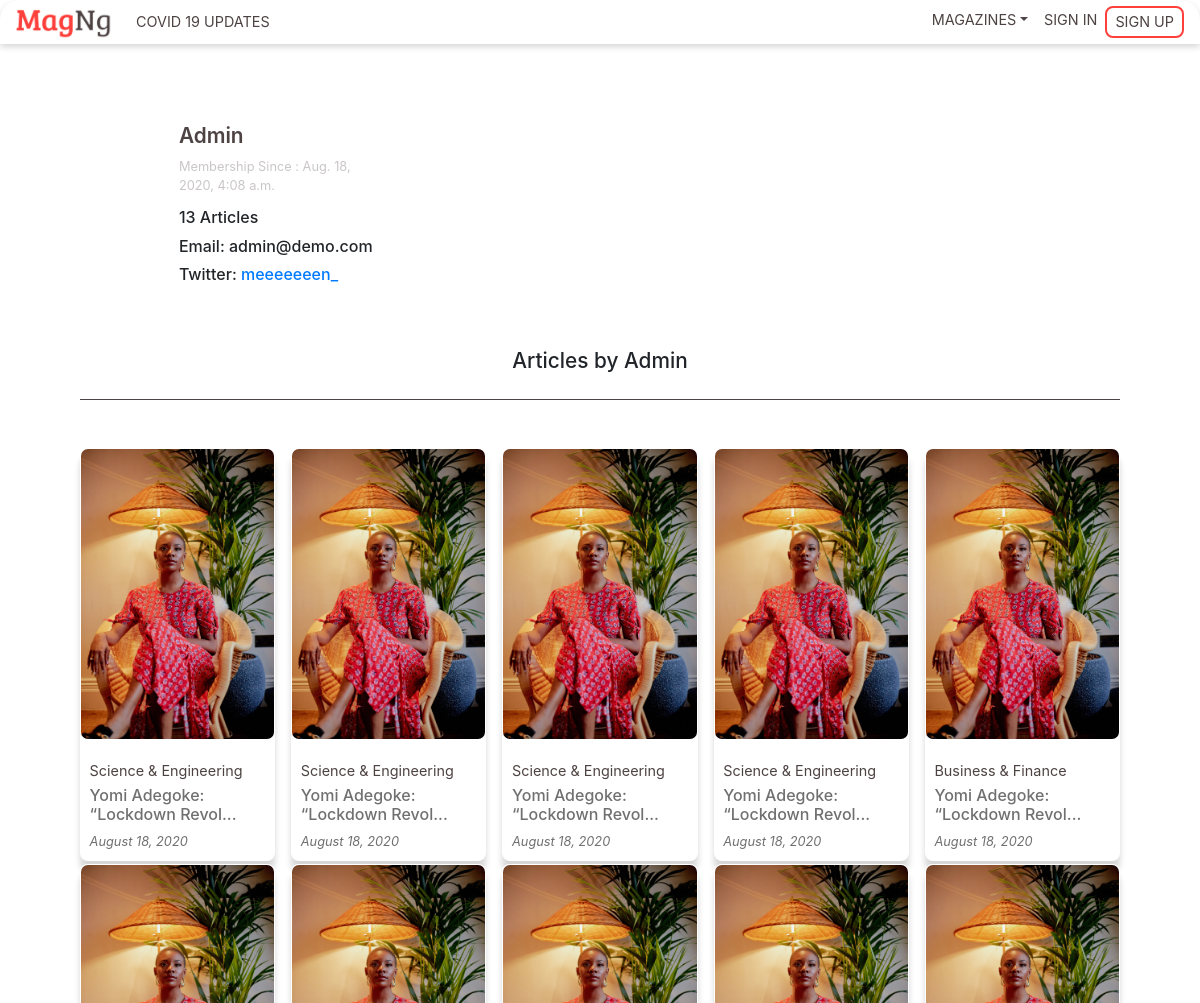
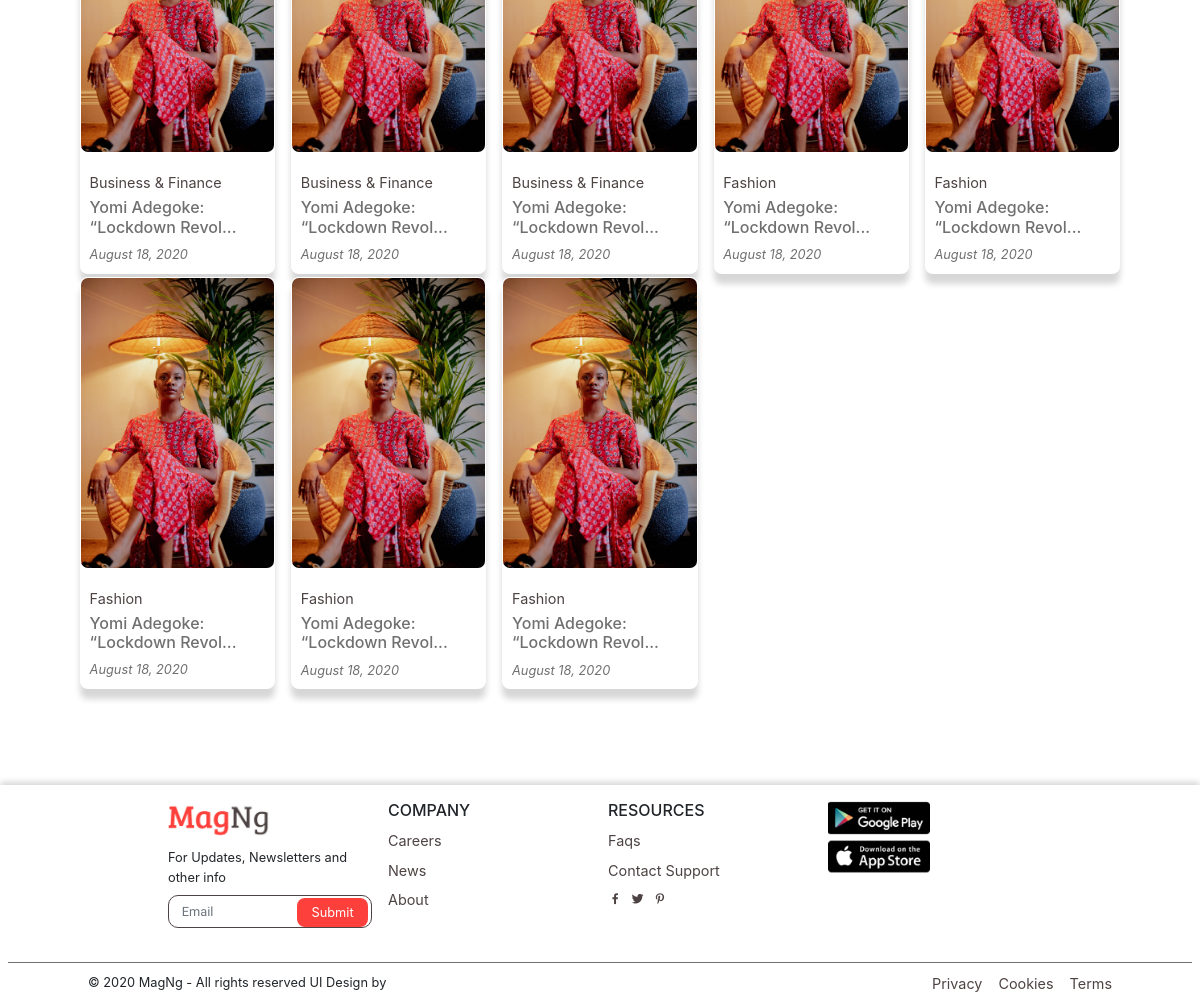
Screenshot of /user/profile/1/ with the database file from the repository (2 pictures, top to bottom).
### users/models.py (models this page shows, shortened)
class CustomUser(AbstractBaseUser, PermissionsMixin):
    email = models.EmailField(_('email address'), unique=True)
    username = models.CharField(_('username'), max_length=20, unique=True)
    slug = models.SlugField(default='slug')
    is_staff = models.BooleanField(_('staff'),default=False)
    is_active = models.BooleanField(_('active'),default=True)
    date_joined = models.DateTimeField(_('date joined'), auto_now_add=True)
    last_login = models.DateTimeField(_('last login'), auto_now=True)
    avatar = models.ImageField(upload_to='avatars', default='default.jpg', blank=True, null=True)
    bio = models.TextField(_('Bio'), blank=True, null=True)
    social_handle = models.CharField(_('Twitter/Instagram handle'), max_length=15, blank=True, null=True)
    USERNAME_FIELD = 'email'
    REQUIRED_FIELDS = ['username']
    objects = CustomUserManager()

### articles/models.py (models this page shows, shortened)
class ArticleModel(models.Model):
    title = models.CharField(max_length=255)
    cover_image = models.ImageField(blank=True, null=True, upload_to='images/')
    description = models.TextField(blank=True, null=True)
    author = models.ForeignKey(User, default=1, on_delete=models.CASCADE)
    date_posted = models.DateTimeField(default=timezone.now)
    publish = models.BooleanField(default=False)
    categories = models.CharField(max_length=50, choices=categories_choices, default='fashion')
    objects = models.Manager()

### users/views.py (the view, shortened to what this page needs)
# urls.py: path('profile/<int:pk>/', views.Profile.as_view(), name='profile'),
class Profile(DetailView):
    model = User
    template_name = 'users/profile.html'
    context_object_name = 'object'
    slug_field = 'slug'
    slug_url_kwarg = 'user'
    query_pk_and_slug = True
    def get_object(self, **kwargs):
        return User.objects.get(pk=self.kwargs['pk'])
    def get_context_data(self, **kwargs):
        context = super().get_context_data(**kwargs)
        context['count'] = ArticleModel.objects.filter(publish=True, author=self.get_object()).count()
        context['articles'] = ArticleModel.objects.filter(publish=True, author=self.get_object()).order_by('-date_posted')
        context['title'] = 'Profile'
        return context

### articles/templatetags/custom_filter_tags.py (called while the page is built)
@register.filter
def shrink(value):
    if len(value) < 30:
        return value
    return value[:29]

### users/templates/users/profile.html (shortened to what this page needs)
{% extends "articles/base.html" %}
{% load crispy_forms_tags %}
{% load custom_filter_tags %}
{% load static %}
{% block content %}
    <div class="user_profile d-flex justify-content-between">
        <div class="d-flex profile_card-right">
            <div class="profile_img_cover">
            </div>
            <div class="ml-lg-4 ml-md-3 ml-sm-2 ml-1">
                <h6 class="profile_name">{{ object.username }}</h6>
                <p class="membership">Membership Since : <span>{{ object.date_joined }}</span></p>
                <p class="profile_details">{{ count }} Articles</p>
                <p class="profile_details">Email: {{ object.email }}</p>
                {% if object.social_handle %}
                <p class="profile_details">Twitter: <a href="https://twitter.com/{{ object.social_handle }}" target="_blank">{{ object.social_handle }}</a></p>
                {% endif %}
            </div>
        </div>
    </div>
    <div class="page_title_container">
        {% if user == object %}
        <h3 class="page_title text-center">YOUR ARTICLES</h3>
        {% else %}
        <h3 class="page_title text-center">Articles by {{ object.username }}</h3>
        {% endif %}
    </div>
    <section id="top_magazine">
        <div class="magazine_grid">
            {% for article in articles %}
             <a href="{% url 'articles:detail' article.id %}">
            <div class="magazine_card">
                <div class="magazine_img_cover">
                    {% if article.cover_image %}
                    <img src="{{ article.cover_image.url }}" alt="">
                    {% endif %}
                </div>
                <div class="magazine_card_content">
                    <span class="magazine_title">{{ article.categories }}</span>
                    <h6>{{ article.title|shrink }}...</h6>
                    <p class="time">{{ article.date_posted|date:"F d, Y" }}</p>
                </div>
            </div>
                </a>
            {% endfor %}
        </div>
    </section>
{% endblock content %}

### articles/static/articles/css/landing.css (style rules this page uses)
* { margin: 0; padding: 0; box-sizing: border-box; font-family: var(--main-font); }
img { width: 100%; height: auto; }
html { scroll-behavior: smooth; }
#top_magazine, #second_magazine, #third_magazine, #fourth_magazine, #fifth_magazine { padding: 1rem 5rem; }
#top_magazine a , #second_magazine a, #third_magazine a, #fourth_magazine a, #fifth_magazine a { color: var(--light-gray); font-size: 1.5rem; transition: all 0.6s; }
.magazine_grid { display: grid; grid-template-columns: 1fr 1fr 1fr 1fr 1fr; grid-row-gap: 0.2rem; grid-column-gap: 1rem; }
.magazine_card { background-color: var(--text-white); box-shadow: 0px 10px 6px #00000029; border-radius: 0.5rem; }
.magazine_card_content { padding: 0.6rem; }
.magazine_img_cover { border: 1px solid var(--text-white); overflow: hidden; border-radius: 0.5rem; transition: all 0.6s; }
.magazine_img_cover img { transition: all 0.6s; }
.magazine_title, .time { margin-bottom: 0; color: var(--text-gray); font-size: 0.9rem; margin-top: 0.3rem; transition: all 0.6s; }
.time { color: var(--light-gray) !important; font-size: 0.8rem; font-style: italic; }
.page_title_container { margin: 0.5rem 5rem; margin-bottom: 2rem; padding: 1.1rem 0rem; border-bottom: 1px solid var(--text-gray) }
.page_title { font-size: 1.3rem; font-weight: 500; }
.user_profile { padding: 2rem 5rem; }
.profile_card-right { align-items: flex-end; }
.profile_img_cover { width: 35%; }
.profile_name { font-size: 1.3rem; font-weight: 600; color: var(--text-gray); }
.membership { font-size: 0.8rem; color: var(--lighter-gray); margin-bottom: 0.6rem; }
.profile_details { font-size: 1rem; margin-bottom: 0.3rem; font-weight: 500; }

### articles/static/articles/css/main.css (style rules this page uses)
html { min-width:450px; }

### articles/static/articles/css/sign_up.css (style rules this page uses)
:root { --marginB: 18px; --label-fontF: ""; --social-text-FF: ""Open Sans", sans-serif"; --small-text-FF: "Open Sans", sans-serif --regular-text-FF: "Roboto", sans-serif }
* { margin: 0; padding: 0; box-sizing: border-box; font-family: var(--small-text-FF) }

### articles/static/articles/css/navigation.css (style rules this page uses)
:root { --main-font : 'Open Sans', sans-serif; --secondary-font : 'Lato', sans-serif; --text-gray : #4e4343; --text-white : #ffffff; --main-red : #fd403b; --light-gray : #707070; --lighter-gray : #4e43434d; --primary-blue: #39b0fc; }

### rows the page displays
CustomUser: username "Admin", date_joined "Aug. 18, 2020, 4:08 a.m.", email "admin@demo.com", social_handle "meeeeeeen_"
ArticleModel: cover_image (picture), categories "Science & Engineering", title|shrink "Yomi Adegoke: “Lockdown Revol", date_posted "August 18, 2020"
ArticleModel: cover_image (picture), categories "Science & Engineering", title|shrink "Yomi Adegoke: “Lockdown Revol", date_posted "August 18, 2020"
ArticleModel: cover_image (picture), categories "Science & Engineering", title|shrink "Yomi Adegoke: “Lockdown Revol", date_posted "August 18, 2020"
ArticleModel: cover_image (picture), categories "Science & Engineering", title|shrink "Yomi Adegoke: “Lockdown Revol", date_posted "August 18, 2020"
ArticleModel: cover_image (picture), categories "Business & Finance", title|shrink "Yomi Adegoke: “Lockdown Revol", date_posted "August 18, 2020"
ArticleModel: cover_image (picture), categories "Business & Finance", title|shrink "Yomi Adegoke: “Lockdown Revol", date_posted "August 18, 2020"
ArticleModel: cover_image (picture), categories "Business & Finance", title|shrink "Yomi Adegoke: “Lockdown Revol", date_posted "August 18, 2020"
ArticleModel: cover_image (picture), categories "Business & Finance", title|shrink "Yomi Adegoke: “Lockdown Revol", date_posted "August 18, 2020"
ArticleModel: cover_image (picture), categories "Fashion", title|shrink "Yomi Adegoke: “Lockdown Revol", date_posted "August 18, 2020"
ArticleModel: cover_image (picture), categories "Fashion", title|shrink "Yomi Adegoke: “Lockdown Revol", date_posted "August 18, 2020"
ArticleModel: cover_image (picture), categories "Fashion", title|shrink "Yomi Adegoke: “Lockdown Revol", date_posted "August 18, 2020"
ArticleModel: cover_image (picture), categories "Fashion", title|shrink "Yomi Adegoke: “Lockdown Revol", date_posted "August 18, 2020"
ArticleModel: cover_image (picture), categories "Fashion", title|shrink "Yomi Adegoke: “Lockdown Revol", date_posted "August 18, 2020"

### other values shown
{{ count }} "13"
